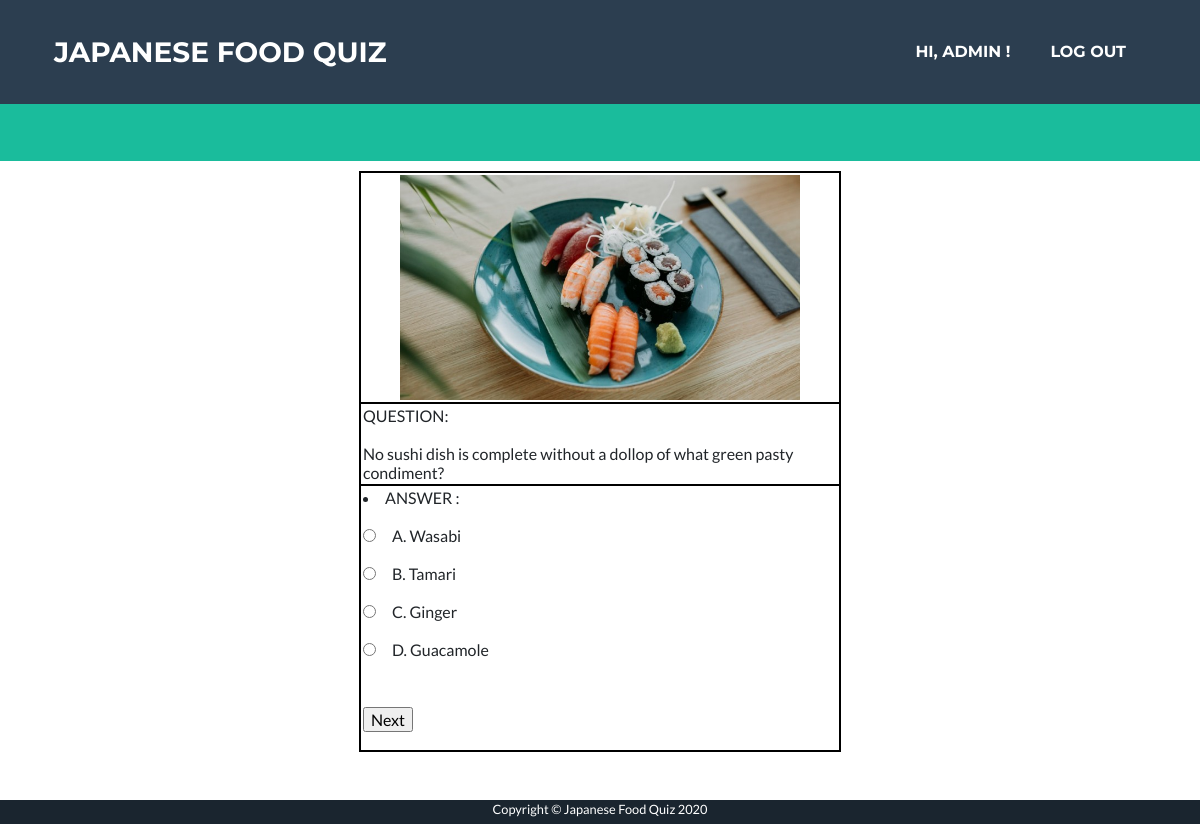
Page /qa?index=0&id=1 (signed in) on the committed database.
### app/models.py (models this page shows, shortened)
class User(UserMixin, db.Model):
    __table_args__ = {'extend_existing': True}
    id = db.Column(db.String, primary_key=True)
    email = db.Column(db.String(128))
    name = db.Column(db.String(128))
    password_hash = db.Column(db.String(128))
    status = db.Column(db.String)
    last_login = db.Column(db.DATE, nullable=False, default=datetime.now)

class Question(db.Model):
    __table_args__ = {'extend_existing': True}
    questionID = db.Column(db.Integer, primary_key=True)
    quizSetID = db.Column(db.Integer)
    question = db.Column(db.String(1000))
    choiceA = db.Column(db.String(100))
    choiceB = db.Column(db.String(100))
    choiceC = db.Column(db.String(100))
    choiceD = db.Column(db.String(100))
    correctAnswer = db.Column(db.String(2))

### app/routes.py (the view, shortened to what this page needs)
@app.route('/qa', methods=['GET', 'POST'])
def qa():
	form = AnswerForm()
	quizSetId = int(request.args.get('id'))
	index = request.args.get('index')
	if index is None:
		index = 0
	else:
		index = int(index)
	question = None
	total_count = 0
	quizSet = QuizSet.query.filter_by(quizSetID=quizSetId).first()
	picture = "/static/images/"+quizSet.picture
	next = "/qa?id="+str(quizSetId)
	if quizSetId is not None:
		questions = Question.query.filter_by(quizSetID=quizSetId).all()
		total_count = len(questions)
		if len(questions) > 0:
			if index < len(questions):
				question = questions[index]
				next += "&index="+str(index+1)
			else:
				flash("finish")
	if question is None:
		flash("no question")
		return redirect('/user_page')
	return render_template('qa.html', form=form, question=question, index=index, quizSetId=quizSetId, picture=picture, next=next, username=current_user.name)

### app/forms.py
class AnswerForm(FlaskForm):
    submit = SubmitField('Next')

### app/models.py (called while the page is built)
@login.user_loader
def load_user(id):
    user = User.query.filter_by(id=(int(id))).first()
    return user

### app/templates/qa.html (shortened to what this page needs)
﻿<!DOCTYPE html>
<html lang="en">
  <td>
    <link href="/static/style.css" rel="stylesheet" />
    <link href="/static/qa.css" rel="stylesheet" />
{% extends 'base.html' %}
{% block content %}
            {% if question %}
                 <p style="text-align:center;">
                 <table class="tbCss mb-5" align="center">
                    <tr>
                        <td style="width:480px; height:120px; text-align:center"> <img src="{{ picture }}" width="400" alt="miss～～"/></td>
                    </tr>
                    <tr>
                        <td style="width:240px; text-align:left; vertical-align:top;">
                           QUESTION:<br /><br /> {{ question.question }}
                        </td>
                    </tr>
                    <tr>
                        <td>
                       <form action="" method="post">
                               <li>
                                   ANSWER :<br /><br />
                                <input style="margin-right: 1rem;" type="radio"  name="choice" value="A">A. {{ question.choiceA }}
                                <br /><br />
                                <input style="margin-right: 1rem;" type="radio"  name="choice" value="B">B. {{ question.choiceB }}
                                <br /><br />
                                <input style="margin-right: 1rem;" type="radio"  name="choice" value="C">C. {{ question.choiceC }}
                                <br /><br />
                                <input style="margin-right: 1rem;" type="radio"  name="choice" value="D">D. {{ question.choiceD }}
                                </li>
                            <p class="mt-5">
                              {{ form.submit (class="button2")}}
                            </p>
                          </form>
                        </td>
                    </tr>
                  </table>
            {% endif %}
{% endblock %}

### app/templates/base.html (shortened to what this page needs)
  </head>
  <body id="page-top">
    <nav
      class="navbar navbar-expand-lg bg-secondary text-uppercase fixed-top"
      id="mainNav"
    >
      <div class="container">
        <a class="navbar-brand js-scroll-trigger" href="/index"
          >Japanese Food Quiz</a
        >
        <div class="collapse navbar-collapse" id="navbarResponsive">
          <ul class="navbar-nav ml-auto">
            {% if username %}
                <li class="nav-item mx-0 mx-lg-1" style="padding:0; margin: 0 0.25rem 0 0.25rem">
                    <a class="nav-link py-3 px-0 px-lg-3 rounded js-scroll-trigger"
                      href="/user_page"
                    style="padding:1rem;">Hi, {{ username }} !</a>
                </li>
                <li class="nav-item mx-0 mx-lg-1" style="padding:0; margin: 0 0.25rem 0 0.25rem">
                    <a class="nav-link py-3 px-0 px-lg-3 rounded js-scroll-trigger"
                      href="/logout"
                    style="padding:1rem;">Log Out</a>
                </li>
            {% endif %}
          </ul>
        </div>
      </div>
    </nav>
    {% block content %}{% endblock %}
    <section class="copyright text-center text-white" style="height: 1.5rem;">
      <div class="container" >
        <small>Copyright © Japanese Food Quiz 2020</small>
      </div>
    </section>
  </body>
</html>

### app/static/qa.css (style rules this page uses)
.tbCss tr { padding: 0.125rem; border: solid 0.125rem #000; }
.tbCss td { padding: 0.125rem ; border: solid 0.125rem #000; }

### rows in the picture
User: name "ADMIN"
Question: question "No sushi dish is complete without a dollop of what green pasty condiment?", choiceA "Wasabi", choiceB "Tamari", choiceC "Ginger", choiceD "Guacamole"
